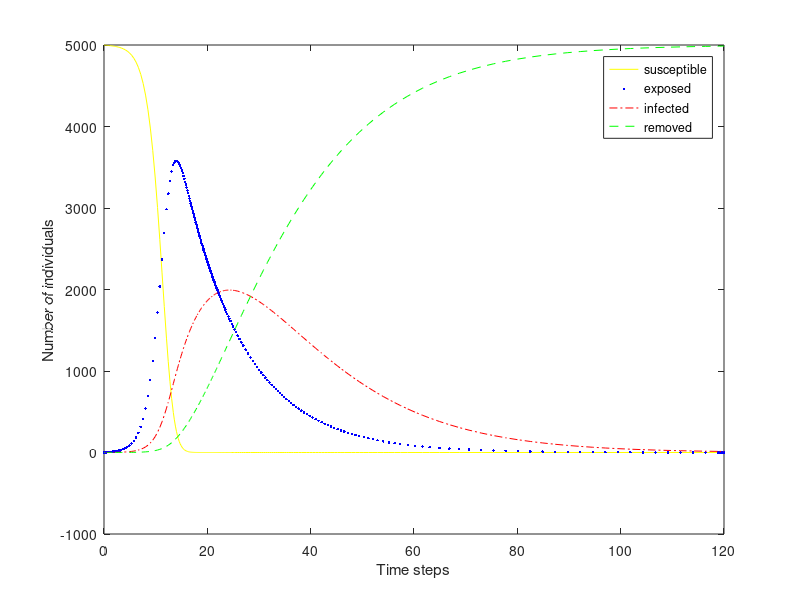

The MATLAB script that drew this image:
function plot_seir()
    clear all; close all;

    t_start = 0;
    t_end =120;

    beta = 0.001151;
    gamma = 0.06851662;
    eta = 0.083333;
    s0 = 4999;
    e0 = 0;
    i0 = 1;
    r0 = 0;

    [T, Y] = ode45(@seir, [t_start, t_end], [s0, e0, i0, r0]);
    figure
    plot(T, Y(:,1),'y-', T,Y(:,2),'b.', T,Y(:,3),'r-.', T,Y(:,4),'g--');
    xlabel('Time steps');
    ylabel('Number of individuals');
    legend('susceptible','exposed','infected','removed')
    EI=plus(Y(:,2),Y(:,3));
    maxEI=max(EI);
    disp(maxEI);
    i=find(EI==maxEI);
    disp(i);
    disp(T(i));
    disp(Y(i,1));
    disp(Y(i+1,1));

    function dy = seir(t,y)
        dy=zeros(4,1);
        dy(1) = -(beta*y(1)*y(3));
        dy(2) = (beta*y(1)*y(3))-(eta*y(2));
        dy(3) = (eta*y(2))-(gamma*y(3));
        dy(4) = (gamma*y(3));
    end
end
